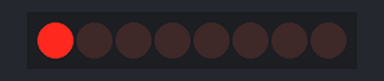
Bench run of a sketch on a simulated Arduino Mega 2560, built with avr-gcc and run on an emulated ATmega2560. Shown: 8 shift-register outputs drawn as a row of LEDs (first output left, lit = HIGH). Wiring (inferred from the names in the program): shift register (74HC595): data pin 23; shift clock pin 18; latch pin 19. Wiring (inferred from the signals the program sends): row of LEDs: on Q0, Q1, Q2, Q3, Q4, Q5, Q6, Q7.

Above: at 0.1 s.
At 0.5 s:
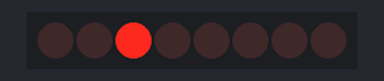
At 0.9 s:
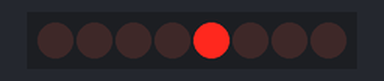
At 1.3 s:
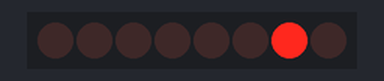
At 1.75 s:
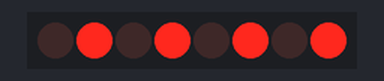
At 3.85 s:
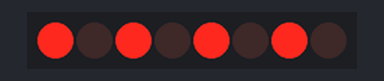
Timing chart, 0 to 5.2 s (numbered marks = the images above):
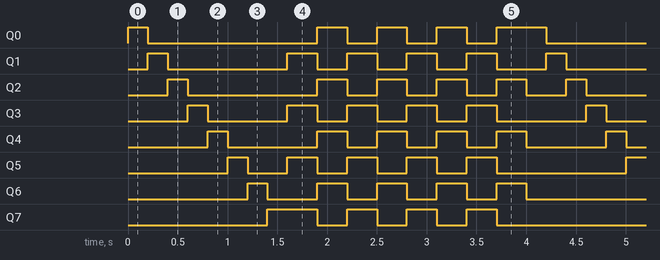

Measured:
- by itself, Q0: repeats every 4.0 s: LOW 1.7 s, 3 × (HIGH 0.30 s, LOW 0.30 s), HIGH 0.50 s
- by itself, Q1: repeats every 4.0 s: LOW 1.2 s, 3 × (HIGH 0.30 s, LOW 0.30 s), HIGH 0.30 s, LOW 0.50 s, HIGH 0.20 s
- by itself, Q2: repeats every 4.0 s: LOW 1.3 s, 3 × (HIGH 0.30 s, LOW 0.30 s), HIGH 0.30 s, LOW 0.40 s, HIGH 0.20 s
- by itself, Q3: repeats every 4.0 s: LOW 0.80 s, 3 × (HIGH 0.30 s, LOW 0.30 s), HIGH 0.30 s, LOW 0.90 s, HIGH 0.20 s
- by itself, Q4: repeats every 4.0 s: LOW 0.90 s, 3 × (HIGH 0.30 s, LOW 0.30 s), HIGH 0.30 s, LOW 0.80 s, HIGH 0.20 s
- by itself, Q5: repeats every 4.0 s: LOW 0.40 s, 3 × (HIGH 0.30 s, LOW 0.30 s), HIGH 0.30 s, LOW 1.3 s, HIGH 0.20 s
- by itself, Q6: repeats every 4.0 s: LOW 0.50 s, 3 × (HIGH 0.30 s, LOW 0.30 s), HIGH 0.30 s, LOW 1.2 s, HIGH 0.20 s
- by itself, Q7: repeats every 4.0 s: 3 × (LOW 0.30 s, HIGH 0.30 s), LOW 1.7 s, HIGH 0.50 s

The sketch:

L08_OneByOne.ino
```cpp
// Lesson 8: One LED at a time
// 74HC595 shift register: DATA 23, LATCH 19, CLOCK 18.

const int DATA_PIN = 23;
const int LATCH_PIN = 19;
const int CLOCK_PIN = 18;

void showByte(byte leds) {
  digitalWrite(LATCH_PIN, LOW);
  shiftOut(DATA_PIN, CLOCK_PIN, MSBFIRST, leds);
  digitalWrite(LATCH_PIN, HIGH);
}

void setup() {
  pinMode(DATA_PIN, OUTPUT);
  pinMode(LATCH_PIN, OUTPUT);
  pinMode(CLOCK_PIN, OUTPUT);
}

void loop() {
  for (int i = 0; i < 8; i++) {
    showByte(bit(i));
    delay(200);
  }
  for (int i = 0; i < 4; i++) {
    showByte(0b10101010);
    delay(300);
    showByte(0b01010101);
    delay(300);
  }
}
```
